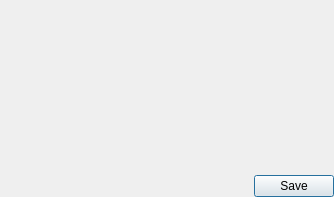
<?xml version="1.0" encoding="UTF-8"?>
<ui version="4.0">
 <class>QtProfileWindow</class>
 <widget class="QWidget" name="QtProfileWindow">
  <property name="geometry">
   <rect>
    <x>0</x>
    <y>0</y>
    <width>334</width>
    <height>197</height>
   </rect>
  </property>
  <property name="windowTitle">
   <string>Edit Profile</string>
  </property>
  <layout class="QVBoxLayout" name="verticalLayout" stretch="1,0">
   <property name="margin">
    <number>0</number>
   </property>
   <item>
    <widget class="Swift::QtVCardWidget" name="vcard" native="true"/>
   </item>
   <item>
    <layout class="QHBoxLayout" name="horizontalLayout">
     <property name="sizeConstraint">
      <enum>QLayout::SetDefaultConstraint</enum>
     </property>
     <item>
      <spacer name="horizontalSpacer">
       <property name="orientation">
        <enum>Qt::Horizontal</enum>
       </property>
       <property name="sizeHint" stdset="0">
        <size>
         <width>40</width>
         <height>20</height>
        </size>
       </property>
      </spacer>
     </item>
     <item>
      <widget class="QLabel" name="errorLabel">
       <property name="text">
        <string/>
       </property>
      </widget>
     </item>
     <item>
      <widget class="QLabel" name="throbberLabel">
       <property name="text">
        <string/>
       </property>
       <property name="alignment">
        <set>Qt::AlignCenter</set>
       </property>
       <property name="textInteractionFlags">
        <set>Qt::NoTextInteraction</set>
       </property>
      </widget>
     </item>
     <item>
      <widget class="QPushButton" name="savePushButton">
       <property name="text">
        <string>Save</string>
       </property>
       <property name="default">
        <bool>true</bool>
       </property>
      </widget>
     </item>
    </layout>
   </item>
  </layout>
 </widget>
 <customwidgets>
  <customwidget>
   <class>Swift::QtVCardWidget</class>
   <extends>QWidget</extends>
   <header>Swift/QtUI/QtVCardWidget/QtVCardWidget.h</header>
   <container>1</container>
  </customwidget>
 </customwidgets>
 <resources/>
 <connections/>
</ui>
